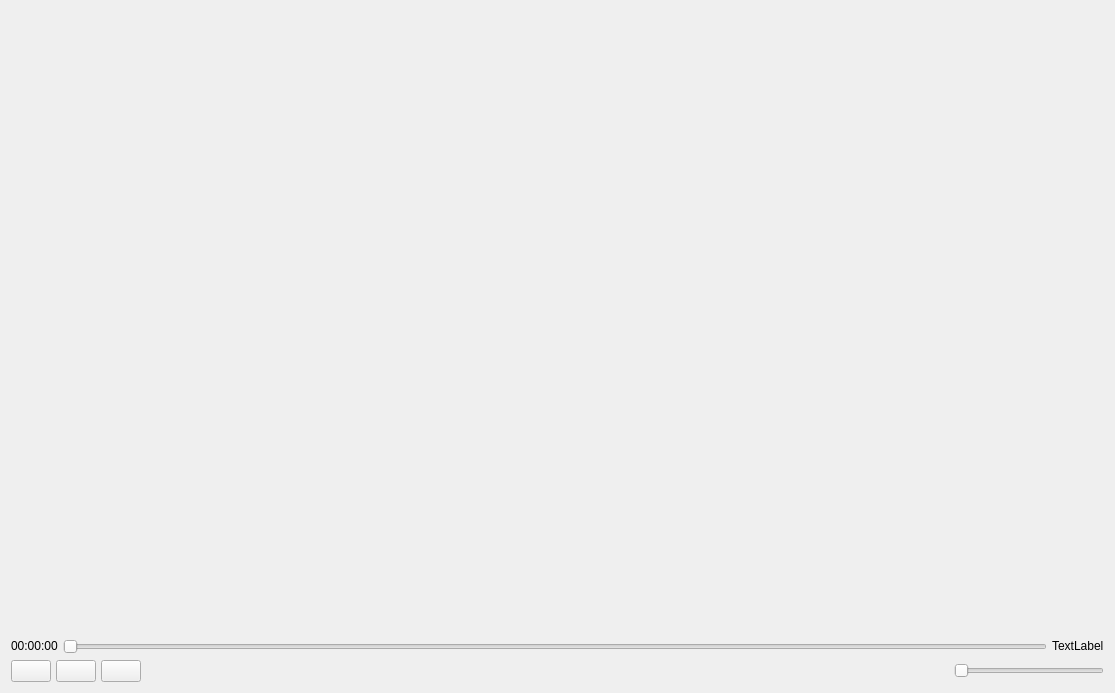
<?xml version="1.0" encoding="UTF-8"?>
<ui version="4.0">
 <class>Form</class>
 <widget class="QWidget" name="Form">
  <property name="geometry">
   <rect>
    <x>0</x>
    <y>0</y>
    <width>1115</width>
    <height>693</height>
   </rect>
  </property>
  <property name="sizePolicy">
   <sizepolicy hsizetype="Expanding" vsizetype="Expanding">
    <horstretch>0</horstretch>
    <verstretch>0</verstretch>
   </sizepolicy>
  </property>
  <property name="windowTitle">
   <string>Form</string>
  </property>
  <layout class="QVBoxLayout" name="verticalLayout">
   <item>
    <widget class="QWidget" name="widget" native="true">
     <property name="sizePolicy">
      <sizepolicy hsizetype="Expanding" vsizetype="Expanding">
       <horstretch>0</horstretch>
       <verstretch>0</verstretch>
      </sizepolicy>
     </property>
     <layout class="QHBoxLayout" name="box">
      <property name="spacing">
       <number>0</number>
      </property>
      <property name="leftMargin">
       <number>0</number>
      </property>
      <property name="topMargin">
       <number>0</number>
      </property>
      <property name="rightMargin">
       <number>0</number>
      </property>
      <property name="bottomMargin">
       <number>0</number>
      </property>
     </layout>
    </widget>
   </item>
   <item>
    <layout class="QHBoxLayout" name="horizontalLayout">
     <property name="spacing">
      <number>5</number>
     </property>
     <item>
      <widget class="QLabel" name="current_position">
       <property name="sizePolicy">
        <sizepolicy hsizetype="Maximum" vsizetype="Maximum">
         <horstretch>0</horstretch>
         <verstretch>0</verstretch>
        </sizepolicy>
       </property>
       <property name="text">
        <string>00:00:00</string>
       </property>
      </widget>
     </item>
     <item>
      <widget class="QSlider" name="position_slider">
       <property name="sizePolicy">
        <sizepolicy hsizetype="Expanding" vsizetype="Maximum">
         <horstretch>0</horstretch>
         <verstretch>0</verstretch>
        </sizepolicy>
       </property>
       <property name="orientation">
        <enum>Qt::Orientation::Horizontal</enum>
       </property>
      </widget>
     </item>
     <item>
      <widget class="QLabel" name="total_time">
       <property name="sizePolicy">
        <sizepolicy hsizetype="Maximum" vsizetype="Maximum">
         <horstretch>0</horstretch>
         <verstretch>0</verstretch>
        </sizepolicy>
       </property>
       <property name="text">
        <string>TextLabel</string>
       </property>
      </widget>
     </item>
    </layout>
   </item>
   <item>
    <layout class="QHBoxLayout" name="horizontalLayout_2">
     <property name="spacing">
      <number>5</number>
     </property>
     <item>
      <widget class="QPushButton" name="btn_previous">
       <property name="text">
        <string/>
       </property>
       <property name="iconSize">
        <size>
         <width>20</width>
         <height>20</height>
        </size>
       </property>
      </widget>
     </item>
     <item>
      <widget class="QPushButton" name="btn_play_pause">
       <property name="text">
        <string/>
       </property>
       <property name="iconSize">
        <size>
         <width>20</width>
         <height>20</height>
        </size>
       </property>
      </widget>
     </item>
     <item>
      <widget class="QPushButton" name="btn_next">
       <property name="text">
        <string/>
       </property>
       <property name="iconSize">
        <size>
         <width>20</width>
         <height>20</height>
        </size>
       </property>
      </widget>
     </item>
     <item>
      <spacer name="horizontalSpacer_3">
       <property name="orientation">
        <enum>Qt::Orientation::Horizontal</enum>
       </property>
       <property name="sizeHint" stdset="0">
        <size>
         <width>40</width>
         <height>20</height>
        </size>
       </property>
      </spacer>
     </item>
     <item>
      <widget class="QLabel" name="lbl_volume">
       <property name="sizePolicy">
        <sizepolicy hsizetype="Expanding" vsizetype="Maximum">
         <horstretch>0</horstretch>
         <verstretch>0</verstretch>
        </sizepolicy>
       </property>
       <property name="maximumSize">
        <size>
         <width>20</width>
         <height>20</height>
        </size>
       </property>
       <property name="text">
        <string/>
       </property>
       <property name="scaledContents">
        <bool>true</bool>
       </property>
       <property name="alignment">
        <set>Qt::AlignmentFlag::AlignCenter</set>
       </property>
      </widget>
     </item>
     <item>
      <widget class="QSlider" name="volume_slider">
       <property name="maximumSize">
        <size>
         <width>150</width>
         <height>16777215</height>
        </size>
       </property>
       <property name="maximum">
        <number>100</number>
       </property>
       <property name="orientation">
        <enum>Qt::Orientation::Horizontal</enum>
       </property>
      </widget>
     </item>
    </layout>
   </item>
  </layout>
 </widget>
 <resources/>
 <connections/>
</ui>
